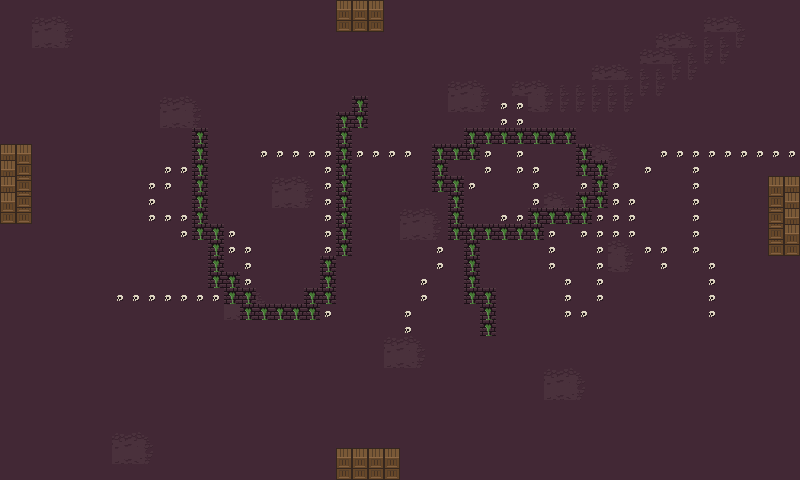

Below is a game level as drawn by its tile map, then a one-line description and the .tmx that defines it (tile-layer data replaced by summaries):
An orthogonal 50x30 tile map with 16x16 px tiles, 2 tile layers (Background, Foreground) and 4 objects (DownDoor, UpDoor, RightDoor, LeftDoor).

<map version="1.2" tiledversion="1.3.3" orientation="orthogonal" renderorder="right-down" width="50" height="30" tilewidth="16" tileheight="16" infinite="0" nextlayerid="8" nextobjectid="13">
 <tileset firstgid="1" source="tilesets/0x72_16x16DungeonTileset.v1.tsx" />
 <layer id="1" name="Background" width="50" height="30">
  <data>[1500 cells, 1500 non-empty, 1 distinct tile ids]</data>
 </layer>
 <layer id="3" name="Foreground" width="50" height="30">
  <data>[1500 cells, 306 non-empty, 10 distinct tile ids]</data>
 </layer>
 <objectgroup id="7" name="Doors">
  <object id="8" name="DownDoor" x="337.333" y="449.333" width="62" height="30" />
  <object id="10" name="UpDoor" x="335" y="-3" width="48" height="35" />
  <object id="11" name="RightDoor" x="768" y="175" width="30" height="79" />
  <object id="12" name="LeftDoor" x="1" y="144" width="28" height="78" />
 </objectgroup>
</map>
